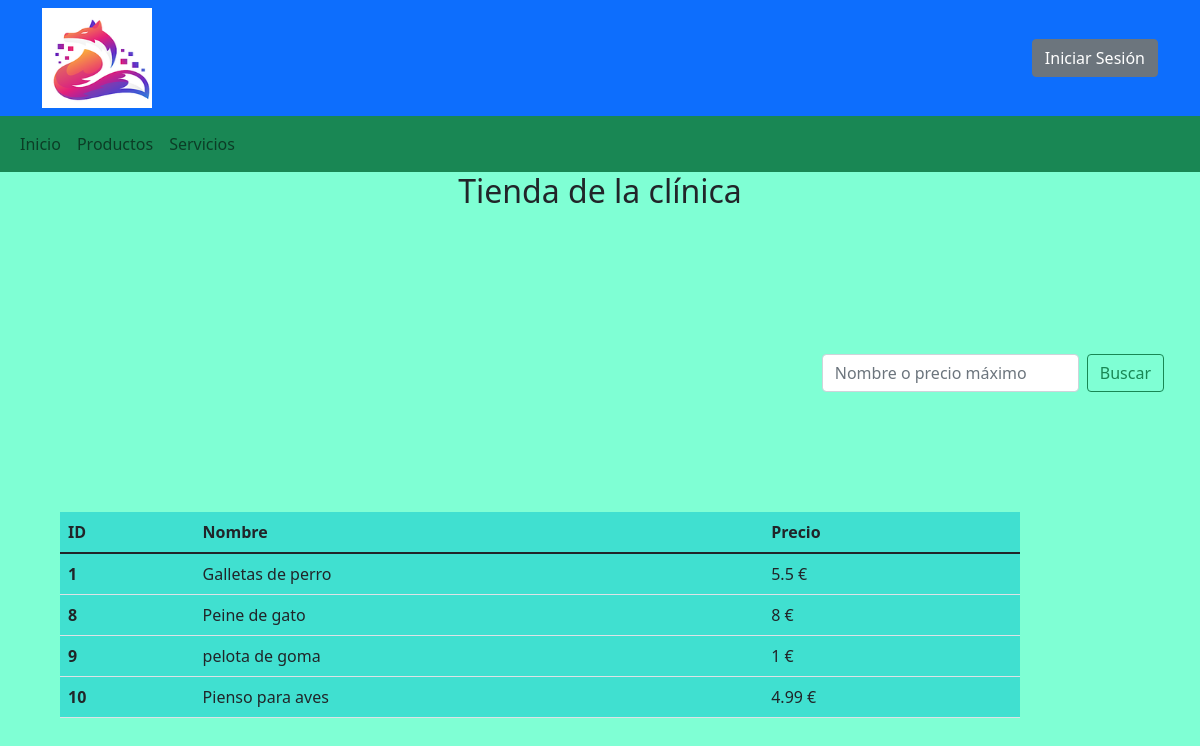
The app's page /php/productos.php with its own data.
### tables this page shows
CREATE TABLE `producto` (
  `id` int(2) NOT NULL,
  `nombre` varchar(25) NOT NULL,
  `precio` double(5,2) NOT NULL
);

### php/productos.php (the view, shortened to what this page needs)
<!DOCTYPE html>
<html lang="es">
<head>
 <link href="https://cdn.jsdelivr.net/npm/bootstrap@5.1.3/dist/css/bootstrap.min.css" rel="stylesheet">
 <link rel="stylesheet" href="../estilos/estilos.css">
</head>
<body>
<?php
      $admin=false;
      require('./funciones.php');
      $r1=".";
      $e1="../";
      $e2=".";
      echo insertar_cab($r1);
      echo insertar_nav($e1,$e2);
      $conexion=conexion();
      echo"<main>";
      echo"<h2 class='titulo'>Tienda de la clínica</h2>";
      echo
          '
           <section class="buscar">
            <form method="post" action="#" class="d-flex">
                  <input type="text" name="dato" class="form-control me-2"  placeholder="Nombre o precio máximo" aria-label="Search" required>
                  <input type="submit" class="btn btn-outline-success" name="buscar" value="Buscar" >
            </form>
            </section>
          ';
          if(isset($_POST['buscar'])){
            $buscar=$_POST['dato'];
            $buscar='%'.$buscar.'%';
            $sentencia="select id, nombre, precio from producto where nombre like ?";
             $consulta=$conexion->prepare($sentencia);
             $consulta->bind_param("s",$buscar);
             $consulta->bind_result($id,$nombre,$precio);
             $consulta->execute();
             $consulta->store_result();
             $num_filas=$consulta->num_rows;
             echo"<h3>Número de resultados: $num_filas</h3>";
             echo'
                  <section class="tabla">
                  <table class="table">
                     <thead>
                       <tr>
                           <th scope="col">ID</th>
                           <th scope="col">Nombre</th>
                           <th scope="col">Precio</th>';
            echo'</tr>
                  </thead>
                  <tbody>';
             while($consulta->fetch()){
               echo
                   '
                   <tr>
                   <th scope="row">'.$id.'</th>
                   <td>'.$nombre.'</td>
                   <td>'.$precio.'</td>';
                   if($admin === true){
                        echo'<td><a href="./modificar_producto.php?id='.$id.'" class="btn btn-warning" role="button">Modificar</a></td>';
                        echo'<td><a href="./borrar_producto.php?id='.$id.'" class="btn btn-danger" role="button">Borrar</a></td>';
                    }
                  echo'</tr>';
             }
             echo"</tbody></table></section>";
             $consulta->close();
       }else{
            $sentencia="select id, nombre, precio from producto";
            $consulta=$conexion->prepare($sentencia);
            $consulta->bind_result($id,$nombre,$precio);
            $consulta->execute();
            $consulta->store_result();
            echo'
                  <section class="tabla">
                  <table class="table">
                    <thead>
                      <tr>
                          <th scope="col">ID</th>
                          <th scope="col">Nombre</th>
                          <th scope="col">Precio</th>';
           echo'</tr>
                 </thead>
                 <tbody>';
            while($consulta->fetch()){
              echo
                  '
                  <tr>
                  <th scope="row">'.$id.'</th>
                  <td>'.$nombre.'</td>
                  <td>'.$precio.' €</td>';
                 echo'</tr>';
            }
            echo"</tbody></table></section>";
       }
?>
</body>
</html>

### estilos/estilos.css (style rules this page uses)
body { background-color: aquamarine; }
.titulo { display: flex; justify-content: center; padding-bottom: 10%; }
.buscar { display: flex; justify-content: end; margin-top: 2%; padding-bottom: 10%; padding-right: 3%; }
.tabla { background-color: turquoise; margin-left: 5%; margin-bottom: 5%; width: 80%; }

### records on screen
producto: id "1", nombre "Galletas de perro", precio "5.5"
producto: id "8", nombre "Peine de gato", precio "8"
producto: id "9", nombre "pelota de goma", precio "1"
producto: id "10", nombre "Pienso para aves", precio "4.99"
